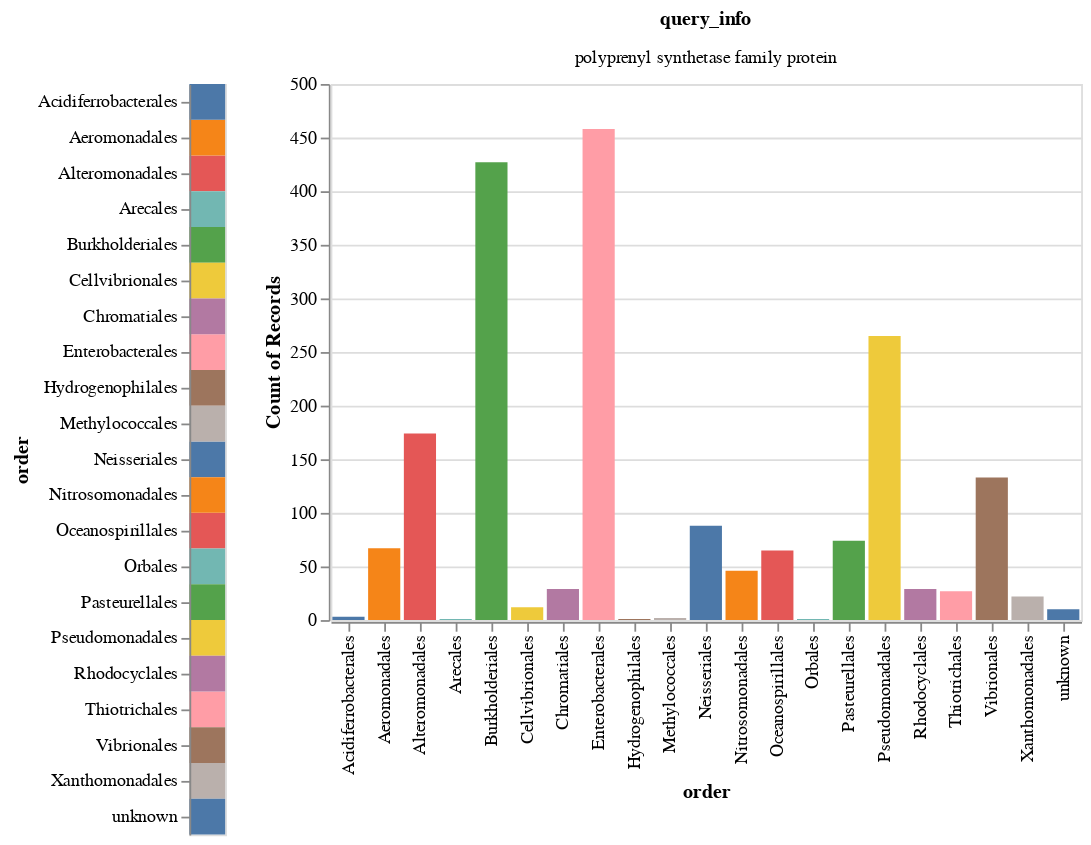

Source (notebook cell):
### Code cell
create_altair_plot_of_taxonomy('order',dataframes[:1],hide_legend=False)

### Figure 1 — Vega-Lite specification as saved in the notebook (floating-point values rounded to 4 significant figures; data arrays with more than 128 entries replaced by an {"elided": "..."} marker saying what was removed)
{"config": {"view": {"continuousWidth": 400, "continuousHeight": 300}}, "hconcat": [{"data": {"name": "data-2c4d9862c33d18e4e5d273deac675096"}, "mark": "rect", "encoding": {"color": {"type": "nominal", "field": "order"}, "y": {"type": "nominal", "field": "order"}}, "selection": {"selector045": {"type": "multi", "fields": ["order"]}}}, {"data": {"name": "data-39790841249c60b09110d12bc654fd24"}, "facet": {"type": "nominal", "field": "query_info"}, "spec": {"mark": {"type": "bar", "tooltip": true}, "encoding": {"color": {"type": "nominal", "field": "order", "legend": null}, "tooltip": [{"type": "quantitative", "aggregate": "count"}, {"type": "quantitative", "aggregate": "max", "field": "bitscore"}, {"type": "quantitative", "aggregate": "min", "field": "evalue"}], "x": {"type": "nominal", "field": "order"}, "y": {"type": "quantitative", "aggregate": "count"}}, "selection": {"selector046": {"type": "interval", "bind": "scales", "encodings": ["x", "y"]}}, "transform": [{"filter": {"selection": "selector045"}}]}}], "$schema": "https://vega.github.io/schema/vega-lite/v4.8.1.json", "datasets": {"data-2c4d9862c33d18e4e5d273deac675096": [{"sacc": "WP_086914179", "qseqid": "WP_087496569", "sseqid": "WP_086914179.1_GCF_002157165.1_ASM215716v1", "evalue": 2.22e-150, "bitscore": 432.0, "qgi": 0, "sgi": 0, "staxids": 553814, "sscinames": "Acidovorax carolinensis", "scomnames": "Acidovorax carolinensis", "stitle": "polyprenyl synthetase family protein [Acidovorax carolinensis]", "genus": "Acidovorax", "superfamily": "unknown", "family": "Comamonadaceae", "order": "Burkholderiales", "phylum": "Proteobacteria", "class": "Betaproteobacteria", "query_info": "polyprenyl synthetase family protein"}, {"sacc": "WP_036939373", "qseqid": "WP_087496569", "sseqid": "WP_036939373.1_GCF_003812525.1_ASM381252v1", "evalue": 3.44e-105, "bitscore": 318.0, "qgi": 0, "sgi": 0, "staxids": 585, "sscinames": "Proteus vulgaris", "scomnames": "Proteus vulgaris", "stitle": "MULTISPECIES: octaprenyl diphosphate synthase [Proteus]", "genus": "Proteus", "superfamily": "unknown", "family": "Morganellaceae", "order": "Enterobacterales", "phylum": "Proteobacteria", "class": "Gammaproteobacteria", "query_info": "polyprenyl synthetase family protein"}, {"sacc": "WP_201348422", "qseqid": "WP_087496569", "sseqid": "WP_201348422.1_GCF_016592555.1_ASM1659255v1", "evalue": 1.97e-106, "bitscore": 322.0, "qgi": 0, "sgi": 0, "staxids": 1441457, "sscinames": "Neptunomonas japonica JAMM 1380", "scomnames": "Neptunomonas japonica JAMM 1380", "stitle": "octaprenyl diphosphate synthase [Neptunomonas japonica]", "genus": "Neptunomonas", "superfamily": "unknown", "family": "Oceanospirillaceae", "order": "Oceanospirillales", "phylum": "Proteobacteria", "class": "Gammaproteobacteria", "query_info": "polyprenyl synthetase family protein"}, {"sacc": "WP_099452866", "qseqid": "WP_087496569", "sseqid": "WP_099452866.1_GCF_002736125.1_ASM273612v1", "evalue": 1.63e-100, "bitscore": 306.0, "qgi": 0, "sgi": 0, "staxids": 303, "sscinames": "Pseudomonas putida", "scomnames": "Pseudomonas putida", "stitle": "polyprenyl synthetase family protein [Pseudomonas putida]", "genus": "Pseudomonas", "superfamily": "unknown", "family": "Pseudomonadaceae", "order": "Pseudomonadales", "phylum": "Proteobacteria", "class": "Gammaproteobacteria", "query_info": "polyprenyl synthetase family protein"}, {"sacc": "WP_123794790", "qseqid": "WP_087496569", "sseqid": "WP_123794790.1_GCF_900636515.1_42685", "evalue": 2.46e-106, "bitscore": 321.0, "qgi": 0, "sgi": 0, "staxids": 492, "sscinames": "Neisseria animalis", "scomnames": "Neisseria animalis", "stitle": "octaprenyl diphosphate synthase [Neisseria animalis]", "genus": "Neisseria", "superfamily": "unknown", "family": "Neisseriaceae", "order": "Neisseriales", "phylum": "Proteobacteria", "class": "Betaproteobacteria", "query_info": "polyprenyl synthetase family protein"}, {"sacc": "WP_071664544", "qseqid": "WP_087496569", "sseqid": "WP_071664544.1_GCF_001880225.1_ASM188022v1", "evalue": 7.2e-104, "bitscore": 315.0, "qgi": 0, "sgi": 0, "staxids": 1542390, "sscinames": "Francisella frigiditurris", "scomnames": "Francisella frigiditurris", "stitle": "polyprenyl synthetase family protein [Francisella frigiditurris]", "genus": "Francisella", "superfamily": "unknown", "family": "Francisellaceae", "order": "Thiotrichales", "phylum": "Proteobacteria", "class": "Gammaproteobacteria", "query_info": "polyprenyl synthetase family protein"}, {"sacc": "WP_124731899", "qseqid": "WP_087496569", "sseqid": "WP_124731899.1_GCF_003855395.1_ASM385539v1", "evalue": 8.45e-103, "bitscore": 312.0, "qgi": 0, "sgi": 0, "staxids": 150120, "sscinames": "Shewanella livingstonensis", "scomnames": "Shewanella livingstonensis", "stitle": "octaprenyl diphosphate synthase [Shewanella livingstonensis]", "genus": "Shewanella", "superfamily": "unknown", "family": "Shewanellaceae", "order": "Alteromonadales", "phylum": "Proteobacteria", "class": "Gammaproteobacteria", "query_info": "polyprenyl synthetase family protein"}, {"sacc": "WP_006958205", "qseqid": "WP_087496569", "sseqid": "WP_006958205.1_GCF_009708195.1_ASM970819v1", "evalue": 1.24e-102, "bitscore": 312.0, "qgi": 0, "sgi": 0, "staxids": 2661921, "sscinames": "Vibrio sp. THAF191c", "scomnames": "Vibrio sp. THAF191c", "stitle": "MULTISPECIES: octaprenyl diphosphate synthase [Vibrio]", "genus": "Vibrio", "superfamily": "unknown", "family": "Vibrionaceae", "order": "Vibrionales", "phylum": "Proteobacteria", "class": "Gammaproteobacteria", "query_info": "polyprenyl synthetase family protein"}, {"sacc": "WP_050667669", "qseqid": "WP_087496569", "sseqid": "WP_050667669.1_GCF_001447335.1_ASM144733v1", "evalue": 2.81e-109, "bitscore": 328.0, "qgi": 0, "sgi": 0, "staxids": 652, "sscinames": "Aeromonas schubertii", "scomnames": "Aeromonas schubertii", "stitle": "octaprenyl diphosphate synthase [Aeromonas schubertii]", "genus": "Aeromonas", "superfamily": "unknown", "family": "Aeromonadaceae", "order": "Aeromonadales", "phylum": "Proteobacteria", "class": "Gammaproteobacteria", "query_info": "polyprenyl synthetase family protein"}, {"sacc": "WP_041224183", "qseqid": "WP_087496569", "sseqid": "WP_041224183.1_GCF_000012425.1_ASM1242v1", "evalue": 2.46e-111, "bitscore": 334.0, "qgi": 0, "sgi": 0, "staxids": 159087, "sscinames": "Dechloromonas aromatica RCB", "scomnames": "Dechloromonas aromatica RCB", "stitle": "octaprenyl diphosphate synthase [Dechloromonas aromatica]", "genus": "Dechloromonas", "superfamily": "unknown", "family": "Azonexaceae", "order": "Rhodocyclales", "phylum": "Proteobacteria", "class": "Betaproteobacteria", "query_info": "polyprenyl synthetase family protein"}, {"sacc": "WP_013647022", "qseqid": "WP_087496569", "sseqid": "WP_013647022.1_GCF_000175095.2_ASM17509v2", "evalue": 3.89e-122, "bitscore": 361.0, "qgi": 0, "sgi": 0, "staxids": 153948, "sscinames": "Nitrosomonas sp. AL212", "scomnames": "Nitrosomonas sp. AL212", "stitle": "octaprenyl diphosphate synthase [Nitrosomonas sp. AL212]", "genus": "Nitrosomonas", "superfamily": "unknown", "family": "Nitrosomonadaceae", "order": "Nitrosomonadales", "phylum": "Proteobacteria", "class": "Betaproteobacteria", "query_info": "polyprenyl synthetase family protein"}, {"sacc": "WP_138236912", "qseqid": "WP_087496569", "sseqid": "WP_138236912.1_GCF_011326135.1_ASM1132613v1", "evalue": 2.34e-100, "bitscore": 306.0, "qgi": 0, "sgi": 0, "staxids": 2681547, "sscinames": "Microbulbifer sp. SH-1", "scomnames": "Microbulbifer sp. SH-1", "stitle": "MULTISPECIES: octaprenyl diphosphate synthase [Microbulbifer]", "genus": "Microbulbifer", "superfamily": "unknown", "family": "Microbulbiferaceae", "order": "Cellvibrionales", "phylum": "Proteobacteria", "class": "Gammaproteobacteria", "query_info": "polyprenyl synthetase family protein"}, {"sacc": "WP_012983370", "qseqid": "WP_087496569", "sseqid": "WP_012983370.1_GCF_000025545.1_ASM2554v1", "evalue": 2.71e-106, "bitscore": 321.0, "qgi": 0, "sgi": 0, "staxids": 396595, "sscinames": "Thioalkalivibrio sp. K90mix", "scomnames": "Thioalkalivibrio sp. K90mix", "stitle": "octaprenyl diphosphate synthase [Thioalkalivibrio sp. K90mix]", "genus": "Thioalkalivibrio", "superfamily": "unknown", "family": "Ectothiorhodospiraceae", "order": "Chromatiales", "phylum": "Proteobacteria", "class": "Gammaproteobacteria", "query_info": "polyprenyl synthetase family protein"}, {"sacc": "WP_039103479", "qseqid": "WP_087496569", "sseqid": "WP_039103479.1_GCF_000807275.1_ASM80727v1", "evalue": 1.59e-98, "bitscore": 301.0, "qgi": 0, "sgi": 0, "staxids": 1267021, "sscinames": "Frischella perrara", "scomnames": "Frischella perrara", "stitle": "octaprenyl diphosphate synthase [Frischella perrara]", "genus": "Frischella", "superfamily": "unknown", "family": "Orbaceae", "order": "Orbales", "phylum": "Proteobacteria", "class": "Gammaproteobacteria", "query_info": "polyprenyl synthetase family protein"}, {"sacc": "XP_010911770", "qseqid": "WP_087496569", "sseqid": "XP_010911770.1_GCF_000442705.1_EG5", "evalue": 3.29e-138, "bitscore": 402.0, "qgi": 0, "sgi": 0, "staxids": 51953, "sscinames": "Elaeis guineensis", "scomnames": "African oil palm", "stitle": "uncharacterized protein LOC105037853 [Elaeis guineensis]", "genus": "Elaeis", "superfamily": "unknown", "family": "Arecaceae", "order": "Arecales", "phylum": "Streptophyta", "class": "Magnoliopsida", "query_info": "polyprenyl synthetase family protein"}, {"sacc": "WP_065245110", "qseqid": "WP_087496569", "sseqid": "WP_065245110.1_GCF_900635805.1_34211", "evalue": 8.19e-103, "bitscore": 312.0, "qgi": 0, "sgi": 0, "staxids": 727, "sscinames": "Haemophilus influenzae", "scomnames": "Haemophilus influenzae", "stitle": "octaprenyl diphosphate synthase [Haemophilus influenzae]", "genus": "Haemophilus", "superfamily": "unknown", "family": "Pasteurellaceae", "order": "Pasteurellales", "phylum": "Proteobacteria", "class": "Gammaproteobacteria", "query_info": "polyprenyl synthetase family protein"}, {"sacc": "WP_143878956", "qseqid": "WP_087496569", "sseqid": "WP_143878956.1_GCF_007556775.1_ASM755677v1", "evalue": 2.13e-105, "bitscore": 319.0, "qgi": 0, "sgi": 0, "staxids": 1324796, "sscinames": "Lysobacter lycopersici", "scomnames": "Lysobacter lycopersici", "stitle": "polyprenyl synthetase family protein [Lysobacter lycopersici]", "genus": "Lysobacter", "superfamily": "unknown", "family": "Xanthomonadaceae", "order": "Xanthomonadales", "phylum": "Proteobacteria", "class": "Gammaproteobacteria", "query_info": "polyprenyl synthetase family protein"}, {"sacc": "WP_096459912", "qseqid": "WP_087496569", "sseqid": "WP_096459912.1_GCF_002355415.1_ASM235541v1", "evalue": 5.11e-99, "bitscore": 303.0, "qgi": 0, "sgi": 0, "staxids": 1675686, "sscinames": "Sulfurifustis variabilis", "scomnames": "Sulfurifustis variabilis", "stitle": "octaprenyl diphosphate synthase [Sulfurifustis variabilis]", "genus": "Sulfurifustis", "superfamily": "unknown", "family": "Acidiferrobacteraceae", "order": "Acidiferrobacterales", "phylum": "Proteobacteria", "class": "Gammaproteobacteria", "query_info": "polyprenyl synthetase family protein"}, {"sacc": "WP_041567685", "qseqid": "WP_087496569", "sseqid": "WP_041567685.1_GCF_000024165.1_ASM2416v1", "evalue": 5.82e-108, "bitscore": 325.0, "qgi": 0, "sgi": 0, "staxids": 522306, "sscinames": "Candidatus Accumulibacter phosphatis clade IIA str. UW-1", "scomnames": "Candidatus Accumulibacter phosphatis clade IIA str. UW-1", "stitle": "octaprenyl diphosphate synthase [Candidatus Accumulibacter phosphatis]", "genus": "Candidatus Accumulibacter", "superfamily": "unknown", "family": "unknown", "order": "unknown", "phylum": "Proteobacteria", "class": "Betaproteobacteria", "query_info": "polyprenyl synthetase family protein"}, {"sacc": "WP_119334506", "qseqid": "WP_087496569", "sseqid": "WP_119334506.1_GCF_003574215.1_ASM357421v1", "evalue": 2.13e-102, "bitscore": 311.0, "qgi": 0, "sgi": 0, "staxids": 297, "sscinames": "Hydrogenophilus thermoluteolus", "scomnames": "Hydrogenophilus thermoluteolus", "stitle": "polyprenyl synthetase family protein [Hydrogenophilus thermoluteolus]", "genus": "Hydrogenophilus", "superfamily": "unknown", "family": "Hydrogenophilaceae", "order": "Hydrogenophilales", "phylum": "Proteobacteria", "class": "Hydrogenophilalia", "query_info": "polyprenyl synthetase family protein"}, {"sacc": "WP_119629075", "qseqid": "WP_087496569", "sseqid": "WP_119629075.1_GCF_003584645.1_ASM358464v1", "evalue": 6.36e-102, "bitscore": 311.0, "qgi": 0, "sgi": 0, "staxids": 1432792, "sscinames": "Methylocaldum marinum", "scomnames": "Methylocaldum marinum", "stitle": "octaprenyl diphosphate synthase [Methylocaldum marinum]", "genus": "Methylocaldum", "superfamily": "unknown", "family": "Methylococcaceae", "order": "Methylococcales", "phylum": "Proteobacteria", "class": "Gammaproteobacteria", "query_info": "polyprenyl synthetase family protein"}], "data-39790841249c60b09110d12bc654fd24": {"elided": "1934 records"}}}
